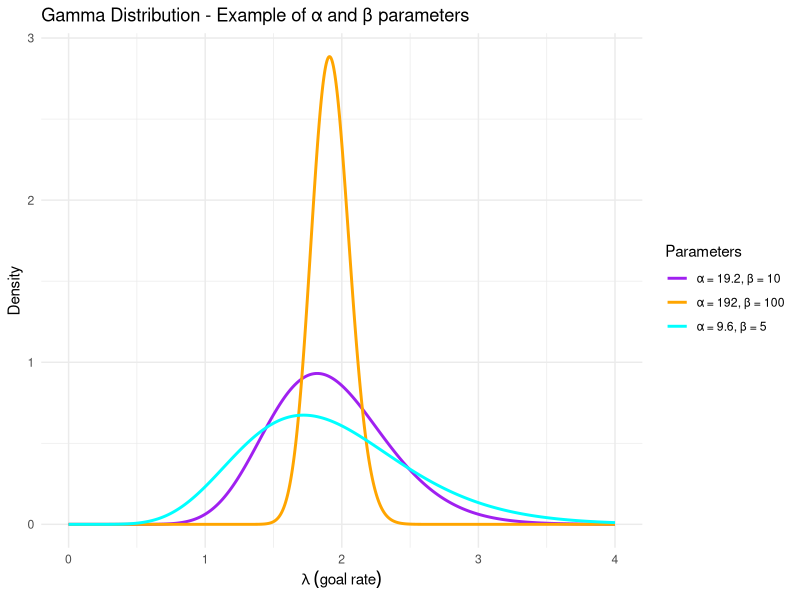

Generate this figure with R:
library(tidyverse)

# Define the parameters for the gamma distribution
shape_params <- c(19.2, 9.6, 192)
rate_params <- c(10, 5, 100)

# Generate a sequence of values for plotting the density
x_values <- seq(0, 4, length.out = 1000)

# Compute the density values for each combination of parameters
densities <- lapply(1:length(shape_params), function(i) {
  data.frame(
    x = x_values,
    density = dgamma(x_values, shape = shape_params[i], rate = rate_params[i]),
    Parameters = paste0("α = ", shape_params[i], ", β = ", rate_params[i])
  )
})

# Combine the density data into a single data frame
density_data <- do.call(rbind, densities)

# Plot the gamma distributions
ggplot(density_data, aes(x = x, y = density, color = Parameters)) +
  geom_line(size = 1) +
  theme_minimal() +
  labs(
    title = "Gamma Distribution - Example of α and β parameters",
    x = expression(lambda ~ (goal ~ rate)),
    y = "Density",
    color = "Parameters"
  ) +
  scale_color_manual(values = c("purple", "orange", "cyan"))

